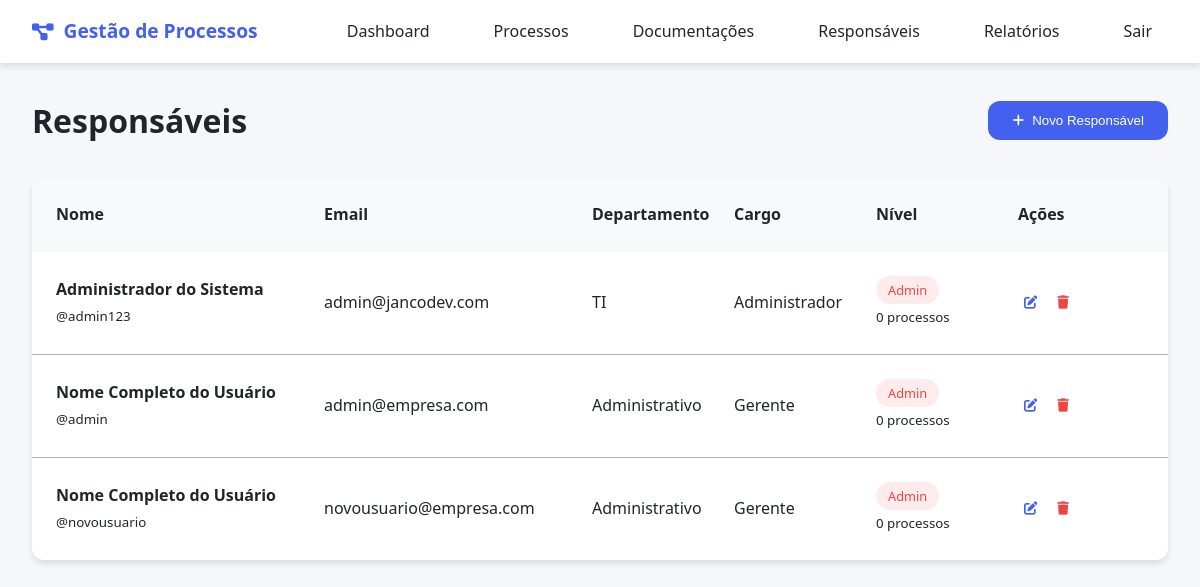
Page /responsaveis-gestao.php (signed in) on the committed database.
### tables this page shows
CREATE TABLE IF NOT EXISTS `gestao_usuarios` (
  `id` int(11) NOT NULL,
  `username` varchar(50) NOT NULL,
  `password` varchar(255) NOT NULL,
  `email` varchar(100) NOT NULL,
  `nome_completo` varchar(255) NOT NULL,
  `nivel_acesso` enum('admin','analista','auxiliar') NOT NULL DEFAULT 'auxiliar',
  `departamento` varchar(100) DEFAULT NULL,
  `cargo` varchar(100) DEFAULT NULL,
  `ativo` tinyint(1) DEFAULT 1,
  `created_at` timestamp NULL DEFAULT current_timestamp(),
  `updated_at` timestamp NULL DEFAULT current_timestamp() ON UPDATE current_timestamp()
);

### responsaveis-gestao.php (the view, shortened to what this page needs)
<?php
include("config-gestao.php");
$empresa_id = $_SESSION['empresa_id_gestao'];
$sql = "SELECT u.*, COUNT(p.id) as total_processos
        FROM gestao_usuarios u
        LEFT JOIN gestao_processos p ON u.id = p.responsavel_id AND p.empresa_id = ?
        WHERE u.ativo = 1
        GROUP BY u.id
        ORDER BY u.nome_completo";
$stmt = $conexao->prepare($sql);
$stmt->bind_param("i", $empresa_id);
$stmt->execute();
$responsaveis = $stmt->get_result()->fetch_all(MYSQLI_ASSOC);
?>
<!DOCTYPE html>
<html lang="pt-BR">
<head>
    <link rel="stylesheet" href="https://cdnjs.cloudflare.com/ajax/libs/font-awesome/6.4.0/css/all.min.css">
</head>
<body>
    <nav class="navbar">
        <a href="dashboard-gestao.php" class="navbar-brand">
            <i class="fas fa-project-diagram"></i>
            Gestão de Processos
        </a>
        <ul class="navbar-nav">
            <li><a href="dashboard-gestao.php" class="nav-link">Dashboard</a></li>
            <li><a href="processos-gestao.php" class="nav-link">Processos</a></li>
            <li><a href="documentacoes-empresas.php" class="nav-link">Documentações</a></li>
            <li><a href="responsaveis-gestao.php" class="nav-link">Responsáveis</a></li>
            <li><a href="relatorios-gestao.php" class="nav-link">Relatórios</a></li>
            <li><a href="logout-gestao.php" class="nav-link">Sair</a></li>
        </ul>
    </nav>
    <main class="container">
        <div class="page-header">
            <h1 class="page-title">Responsáveis</h1>
            <button id="addResponsibleBtn" class="btn">
                <i class="fas fa-plus"></i> Novo Responsável
            </button>
        </div>
        <div class="card">
            <div class="card-header">
                <div>Nome</div>
                <div>Email</div>
                <div>Departamento</div>
                <div>Cargo</div>
                <div>Nível</div>
                <div>Ações</div>
            </div>
            <div class="card-body">
                <?php if (count($responsaveis) > 0): ?>
                    <?php foreach ($responsaveis as $responsavel): ?>
                        <div class="responsible-item">
                            <div>
                                <strong><?php echo htmlspecialchars($responsavel['nome_completo']); ?></strong>
                                <br><small>@<?php echo htmlspecialchars($responsavel['username']); ?></small>
                            </div>
                            <div><?php echo htmlspecialchars($responsavel['email']); ?></div>
                            <div><?php echo htmlspecialchars($responsavel['departamento'] ?? '-'); ?></div>
                            <div><?php echo htmlspecialchars($responsavel['cargo'] ?? '-'); ?></div>
                            <div>
                                <span class="nivel-badge nivel-<?php echo $responsavel['nivel_acesso']; ?>">
                                    <?php echo ucfirst($responsavel['nivel_acesso']); ?>
                                </span>
                                <br>
                                <small><?php echo $responsavel['total_processos']; ?> processos</small>
                            </div>
                            <div class="actions">
                                <button class="action-btn edit-btn" title="Editar">
                                    <i class="fas fa-edit"></i>
                                </button>
                                <button class="action-btn delete-btn" title="Excluir">
                                    <i class="fas fa-trash"></i>
                                </button>
                            </div>
                        </div>
                    <?php endforeach; ?>
                <?php endif; ?>
            </div>
        </div>
    </main>
</body>
</html>

### responsaveis-gestao.php (style rules this page uses)
:root { --primary: #4361ee; --primary-dark: #3a56d4; --secondary: #7209b7; --light: #f8f9fa; --dark: #212529; --gray: #6c757d; --gray-light: #adb5bd; --white: #ffffff; --shadow: 0 4px 6px rgba(0, 0, 0, 0.1); --shadow-lg: 0 10px 15px rgba(0, 0, 0, 0.1); --border-radius: 12px; --transition: all 0.3s ease; }
* { margin: 0; padding: 0; box-sizing: border-box; }
body { font-family: 'Segoe UI', Tahoma, Geneva, Verdana, sans-serif; background: #f5f7fa; color: var(--dark); line-height: 1.6; }
.navbar { background: var(--white); box-shadow: var(--shadow); padding: 1rem 2rem; display: flex; justify-content: space-between; align-items: center; margin-bottom: 2rem; }
.navbar-brand { display: flex; align-items: center; gap: 10px; font-weight: 600; color: var(--primary); text-decoration: none; font-size: 1.2rem; }
.navbar-nav { display: flex; gap: 2rem; list-style: none; }
.nav-link { color: var(--dark); text-decoration: none; font-weight: 500; transition: var(--transition); padding: 0.5rem 1rem; border-radius: var(--border-radius); }
.container { max-width: 1200px; margin: 0 auto; padding: 0 2rem; }
.page-header { display: flex; justify-content: space-between; align-items: center; margin-bottom: 2rem; }
.page-title { font-size: 2rem; font-weight: 700; color: var(--dark); }
.btn { padding: 12px 24px; background-color: var(--primary); color: var(--white); border: none; border-radius: var(--border-radius); font-weight: 500; cursor: pointer; transition: var(--transition); display: inline-flex; align-items: center; gap: 8px; }
.card { background: var(--white); border-radius: var(--border-radius); box-shadow: var(--shadow); overflow: hidden; }
.card-header { background: var(--light); padding: 1.5rem; font-weight: 600; color: var(--dark); display: grid; grid-template-columns: 2fr 2fr 1fr 1fr 1fr 1fr; gap: 1rem; }
.card-body { padding: 0; }
.responsible-item { display: grid; grid-template-columns: 2fr 2fr 1fr 1fr 1fr 1fr; gap: 1rem; padding: 1.5rem; border-bottom: 1px solid var(--gray-light); align-items: center; }
.responsible-item:last-child { border-bottom: none; }
.nivel-badge { padding: 4px 12px; border-radius: 20px; font-size: 0.8rem; font-weight: 500; display: inline-block; }
.nivel-admin { background: rgba(239, 68, 68, 0.1); color: #ef4444; }
.actions { display: flex; gap: 0.5rem; }
.action-btn { padding: 6px; border: none; border-radius: 6px; cursor: pointer; transition: var(--transition); background: transparent; }
.edit-btn { color: var(--primary); }
.delete-btn { color: #ef4444; }

### rows in the picture
gestao_usuarios: nome_completo "Administrador do Sistema", username "admin123", email "admin@jancodev.com", departamento "TI", cargo "Administrador", nivel_acesso "Admin", total_processos "0"
gestao_usuarios: nome_completo "Nome Completo do Usuário", username "admin", email "admin@empresa.com", departamento "Administrativo", cargo "Gerente", nivel_acesso "Admin", total_processos "0"
gestao_usuarios: nome_completo "Nome Completo do Usuário", username "novousuario", email "novousuario@empresa.com", departamento "Administrativo", cargo "Gerente", nivel_acesso "Admin", total_processos "0"
